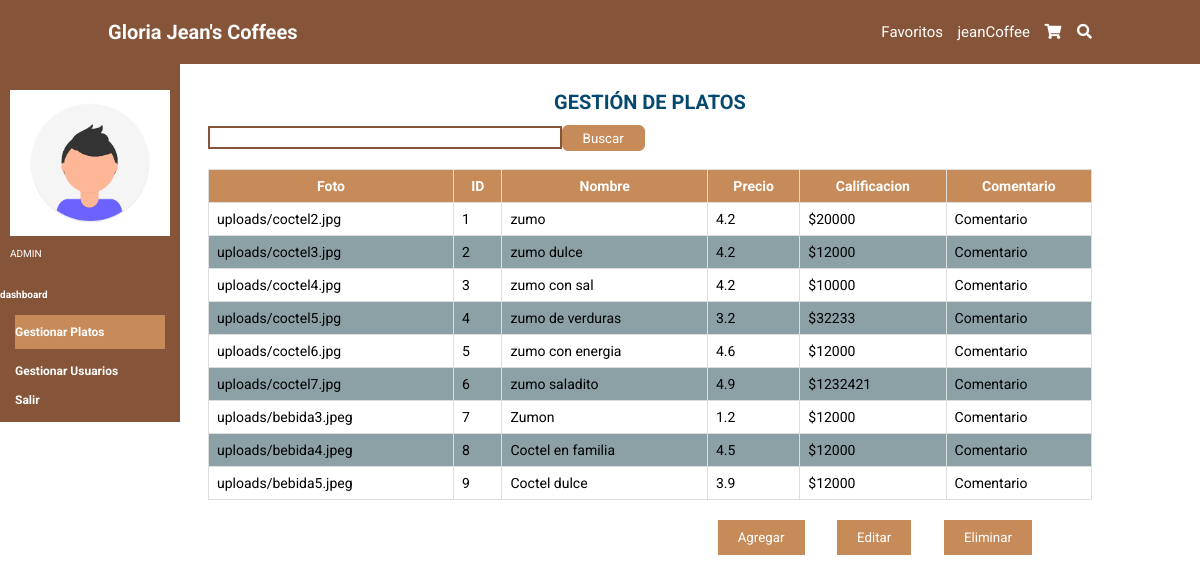
/dashboard/platos/ (signed in), run on the app's committed database.
### tables this page shows
CREATE TABLE plato (cod_plato INTEGER PRIMARY KEY AUTOINCREMENT NOT NULL UNIQUE, imagen STRING DEFAULT (0), nombre STRING (100) NOT NULL UNIQUE, tipo STRING (50) DEFAULT bebida NOT NULL, calificacion DECIMAL (2) DEFAULT (4.2), descripcion STRING (200) NOT NULL, valor DECIMAL NOT NULL DEFAULT (0));

### app.py (the view, shortened to what this page needs)
@app.route('/dashboard/', methods=['GET', 'POST'])
@app.route('/dashboard/platos/', methods=['GET', 'POST'])
def dashboard():
    form = search()
    if request.method == 'GET':
        sql = f'SELECT *FROM plato'
        res = seleccion(sql)
    return render_template('platos.html', form=form, titulo='dashboard', res=res)

### forms.py
class search(FlaskForm):
    seh = TextField('Buscar')

### conexion.py (called while the page is built)
def seleccion(sql) -> list:
    try:
        with sqlite3.connect(URL_DB) as con:
            cur = con.cursor()
            res = cur.execute(sql).fetchall()
    except Exception:
        res = None
    return res

### templates/platos.html
{% extends 'base.html' %}
{% block cuerpo %}
    <section class="Gplatos">
        <div class="aside">
            <div class="user">
                <img src="{{ url_for('static',filename='img/foto.png')}}" class="fotico-dashboard" alt="" >
                <p class="rol">ADMIN</p>
            </div>
            <div class="plataforma">
                <h4>dashboard</h4>
            </div>
             <nav class="navbar-aside">
              <a href='/dashboard/platos/' class="dashboard-platos">Gestionar Platos</a>
              <a href='/dashboard/usuarios/' class="dashboard-usuarios">Gestionar Usuarios</a>
              <a href='/salir'>Salir</a>
            </nav>
        </div>
        <div class="tabla">
          <h1 class="text-title">GESTI&Oacute;N DE PLATOS</h1><br>
          <form name='fbuscarD' id='fbuscarD' action='' method='POST'>
                <div class="buscar-plato">
                {{ form.seh(class="buscar") }}
                <input type="submit" class="btn_buscar" value="Buscar">
              </div>
          </form>
              <table>
                  <tr>
                    <th>Foto</th>
                    <th>ID</th>
                    <th>Nombre</th>
                    <th>Precio</th>
                    <th>Calificacion</th>
                    <th>Comentario</th>
                  </tr>
                  {% for i in res %}
                  <tr>
                    <td>{{ i[1] }}</td>
                    <td>{{ i[0] }}</td>
                    <td>{{ i[2] }}</td>
                    <td>{{ i[4] }}</td>
                    <td>${{ i[6] }}</td>
                    <td><a>Comentario</a></td>
                  </tr>
                  {% endfor%}
                </table>
                <div class="botones">
                  <input type="submit" value="Agregar" href='/dashboard/platos/agregar_plato/'>
                  <input type="submit" value="Editar" href='/dashboard/platos/editar_plato/'>
                  <input type="submit" value="Eliminar">
              </div>
          </div>
    </section>
{% endblock %}

### static/css/style.css (style rules this page uses)
:root { --marron: #865439; --marronclaro: #c68b59; }
* { border: 0; box-sizing: border-box; font-family: "Roboto", sans-serif; padding: 0; margin: 0; transition: all 0.2s linear; text-decoration: none; list-style: none; outline: none; }
html { font-size: 62.5%; overflow-x: hidden; scroll-behavior: smooth; scroll-padding-top: 6rem; }
section { padding: 2rem 9%; }
.buscar { margin-top: 1px; color: black; border: 2px solid var(--marron); width: 40%; margin-bottom: 2rem; padding: .2rem; }
.text-title, .text-title-profile { margin-top: 5rem; font-size: 20px; color: #06496E; display: flex; justify-content: center; }
.Gplatos { padding: 2rem 0%; top:40px; color: #ffffff; display: flex; align-items: center; }
.tabla { padding: 2rem 9%; width: 100%; margin-left: 100px; }
.aside { background-color:var(--marron); width: 18rem; max-height:120vh; position: fixed; top: 60px; }
.user { padding:3rem 1rem; margin: auto; width:100%; }
.fotico-dashboard { width: 100%; margin-bottom: 1rem; }
.navbar-aside a { display: block; color: #ffffff; margin: 1.5rem; font-size: 1.2rem; font-weight: bolder; }
table { font-family: arial, sans-serif; border-collapse: collapse; width: 100%; margin-bottom: 2rem; }
td, th { border: 1px solid #dddddd; text-align: left; padding: 8px; }
td { font-size: 14px; color: #000; }
th { background-color: var(--marronclaro); text-align: center; font-size: 14px; }
tr:nth-child(odd) { background-color: #8CA1A5; }
.botones { position: absolute; right:138px; }
.botones input[type="submit"] { background: var(--marronclaro); color: #ffffff; padding: 1rem 2rem; margin-right: 3rem; cursor: pointer; }
.buscar-plato { display: flex; }
.btn_buscar { background-color: var(--marronclaro); padding: .2rem 2rem; height:26px; color: #ffffff; border: 1px solid var(--marronclaro); border-radius: .6rem; cursor: pointer; }
.dashboard-platos { background: var(--marronclaro); padding: 1rem 0; }

### data on the page
plato: imagen "uploads/coctel2.jpg", cod_plato "1", nombre "zumo", calificacion "4.2", valor "20000"
plato: imagen "uploads/coctel3.jpg", cod_plato "2", nombre "zumo dulce", calificacion "4.2", valor "12000"
plato: imagen "uploads/coctel4.jpg", cod_plato "3", nombre "zumo con sal", calificacion "4.2", valor "10000"
plato: imagen "uploads/coctel5.jpg", cod_plato "4", nombre "zumo de verduras", calificacion "3.2", valor "32233"
plato: imagen "uploads/coctel6.jpg", cod_plato "5", nombre "zumo con energia", calificacion "4.6", valor "12000"
plato: imagen "uploads/coctel7.jpg", cod_plato "6", nombre "zumo saladito", calificacion "4.9", valor "1232421"
plato: imagen "uploads/bebida3.jpeg", cod_plato "7", nombre "Zumon", calificacion "1.2", valor "12000"
plato: imagen "uploads/bebida4.jpeg", cod_plato "8", nombre "Coctel en familia", calificacion "4.5", valor "12000"
plato: imagen "uploads/bebida5.jpeg", cod_plato "9", nombre "Coctel dulce", calificacion "3.9", valor "12000"

### other printed values
{{ session['user'] }} "jeanCoffee"
